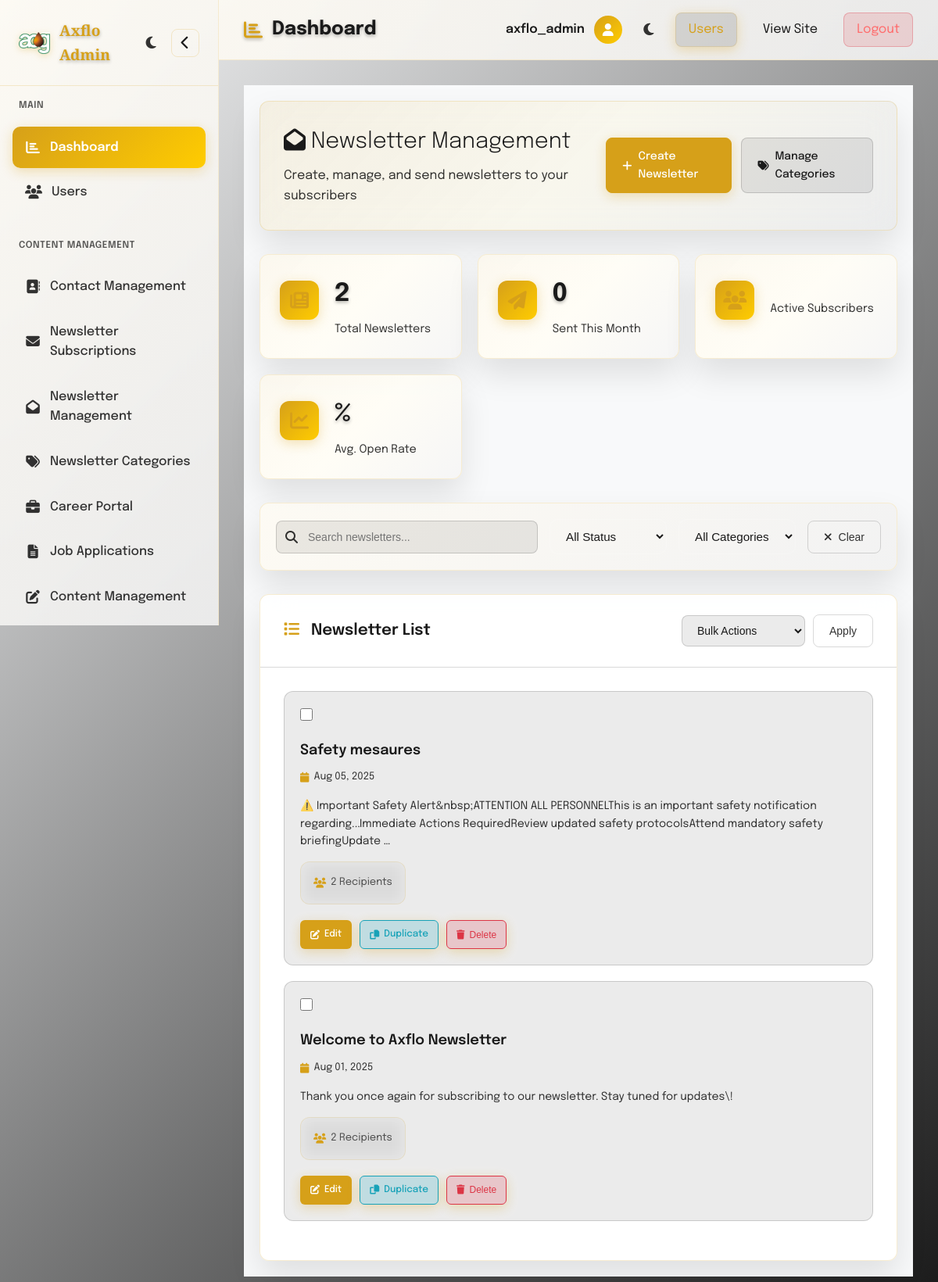
The app's page /admin-newsletters/ (signed in) with its own data.
### axflo_app/models.py (models this page shows, shortened)
class Newsletter(models.Model):
    title = models.CharField(max_length=200)
    content = models.TextField()
    html_content = models.TextField(blank=True)
    send_date = models.DateTimeField(blank=True, null=True)
    recipient_count = models.IntegerField(default=0)
    categories = models.ManyToManyField(SubscriptionCategory, blank=True)
    created_date = models.DateTimeField(auto_now_add=True)
    sent = models.BooleanField(default=False)
    class Meta:
        ordering = ['-created_date']

### axflo_app/views.py (the view)
# urls.py: path('admin-newsletters/', views.admin_newsletters, name='admin_newsletters'),
def admin_newsletters(request):
    from django.http import HttpResponseRedirect
    from django.core.paginator import Paginator
    from django.db.models import Q
    if not request.user.is_authenticated:
        return HttpResponseRedirect('/admin-login/')
    if not (request.user.is_staff or request.user.is_superuser):
        return HttpResponseRedirect('/admin-login/')
    status_filter = request.GET.get('status', 'all')
    search_query = request.GET.get('search', '')
    newsletters = Newsletter.objects.all()
    if status_filter == 'sent':
        newsletters = newsletters.filter(sent=True)
    elif status_filter == 'draft':
        newsletters = newsletters.filter(sent=False)
    if search_query:
        newsletters = newsletters.filter(
            Q(title__icontains=search_query) |
            Q(content__icontains=search_query)
        )
    newsletters = newsletters.order_by('-created_date')
    paginator = Paginator(newsletters, 15)
    page_number = request.GET.get('page')
    page_obj = paginator.get_page(page_number)
    context = {
        'newsletters': page_obj,
        'status_filter': status_filter,
        'search_query': search_query,
        'total_newsletters': Newsletter.objects.count(),
        'sent_newsletters': Newsletter.objects.filter(sent=True).count(),
        'draft_newsletters': Newsletter.objects.filter(sent=False).count(),
    }
    return render(request, 'axflo_app/admin/newsletters.html', context)

### axflo_app/templates/axflo_app/admin/newsletters.html (shortened to what this page needs)
{% extends 'axflo_app/admin/admin_base.html' %}
{% load static %}
{% block extra_css %}
    <link rel="stylesheet" href="{% static 'axflo_app/css/admin_newsletter.css' %}">
{% endblock %}
{% block content %}
    <div class="newsletter-management-container">
        <div class="newsletter-header">
            <div class="header-content">
                <div class="header-text">
                    <h1><i class="fas fa-envelope-open"></i> Newsletter Management</h1>
                    <p>Create, manage, and send newsletters to your subscribers</p>
                </div>
                <div class="header-actions">
                    <a href="/admin-newsletter-create/" class="btn btn-primary">
                        <i class="fas fa-plus"></i> Create Newsletter
                    </a>
                    <a href="/admin-newsletter-categories/" class="btn btn-secondary">
                        <i class="fas fa-tags"></i> Manage Categories
                    </a>
                </div>
            </div>
        </div>
        <div class="stats-grid">
            <div class="stat-card">
                <div class="stat-icon">
                    <i class="fas fa-newspaper"></i>
                </div>
                <div class="stat-content">
                    <div class="stat-number">{{ total_newsletters }}</div>
                    <div class="stat-label">Total Newsletters</div>
                </div>
            </div>
            <div class="stat-card">
                <div class="stat-icon">
                    <i class="fas fa-paper-plane"></i>
                </div>
                <div class="stat-content">
                    <div class="stat-number">{{ sent_newsletters }}</div>
                    <div class="stat-label">Sent This Month</div>
                </div>
            </div>
            <div class="stat-card">
                <div class="stat-icon">
                    <i class="fas fa-users"></i>
                </div>
                <div class="stat-content">
                    <div class="stat-label">Active Subscribers</div>
                </div>
            </div>
            <div class="stat-card">
                <div class="stat-icon">
                    <i class="fas fa-chart-line"></i>
                </div>
                <div class="stat-content">
                    <div class="stat-number">{{ avg_open_rate }}%</div>
                    <div class="stat-label">Avg. Open Rate</div>
                </div>
            </div>
        </div>
        <div class="filters-section">
            <div class="search-filters">
                <div class="search-box">
                    <i class="fas fa-search"></i>
                    <input type="text" placeholder="Search newsletters..." id="searchInput">
                </div>
                <div class="filter-group">
                    <select id="statusFilter" class="filter-select">
                        <option value="">All Status</option>
                    </select>
                </div>
                <div class="filter-group">
                    <select id="categoryFilter" class="filter-select">
                        <option value="">All Categories</option>
                    </select>
                </div>
                <button class="btn btn-outline" id="clearFilters">
                    <i class="fas fa-times"></i> Clear
                </button>
            </div>
        </div>
        <div class="newsletters-section">
            <div class="section-header">
                <h2><i class="fas fa-list"></i> Newsletter List</h2>
                <div class="bulk-actions">
                    <select id="bulkAction" class="filter-select">
                        <option value="">Bulk Actions</option>
                    </select>
                    <button class="btn btn-outline" id="applyBulk">Apply</button>
                </div>
            </div>
            <div class="newsletters-grid">
                {% for newsletter in newsletters %}
                    <div class="newsletter-card" data-status="{{ newsletter.status }}" data-category="{{ newsletter.category.id|default:'' }}">
                        <div class="newsletter-header-card">
                            <div class="newsletter-checkbox">
                                <input type="checkbox" class="newsletter-select" value="{{ newsletter.id }}">
                            </div>
                            <div class="newsletter-status status-{{ newsletter.status }}">
                            </div>
                        </div>
                        <div class="newsletter-content">
                            <h3 class="newsletter-title">{{ newsletter.title }}</h3>
                            <div class="newsletter-meta">
                                <div class="meta-item">
                                    <i class="fas fa-calendar"></i>
                                    <span>{{ newsletter.created_date|date:"M d, Y" }}</span>
                                </div>
                            </div>
                            <div class="newsletter-excerpt">
                                {{ newsletter.content|truncatewords:20|striptags }}
                            </div>
                            <div class="newsletter-stats">
                                <div class="stat-item">
                                    <i class="fas fa-users"></i>
                                    <span>{{ newsletter.recipient_count }} Recipients</span>
                                </div>
                            </div>
                        </div>
                        <div class="newsletter-actions">
                            {% if not newsletter.sent %}
                                <a href="/admin-newsletter-edit/{{ newsletter.id }}/" class="action-btn btn-edit">
                                    <i class="fas fa-edit"></i> Edit
                                </a>
                            {% else %}
                                <a href="/admin-newsletter-view/{{ newsletter.id }}/" class="action-btn btn-view">
                                    <i class="fas fa-eye"></i> View
                                </a>
                            {% endif %}
                            <a href="/admin-newsletter-duplicate/{{ newsletter.id }}/" class="action-btn btn-duplicate">
                                <i class="fas fa-copy"></i> Duplicate
                            </a>
                            <button class="action-btn btn-delete" data-newsletter="{{ newsletter.id }}">
                                <i class="fas fa-trash"></i> Delete
                            </button>
                        </div>
                    </div>
                {% endfor %}
            </div>
        </div>
    </div>
{% endblock %}

### axflo_app/templates/axflo_app/admin/components/admin_header.html (shortened to what this page needs)
<header class="main-header">
    <div class="header-left">
        <h1 class="page-title">
            <i class="fas {{ page_icon|default:'fa-chart-bar' }} page-icon"></i>
            {{ page_title|default:'Dashboard' }}
        </h1>
    </div>
    <div class="header-right">
        <div class="user-info">
            <span class="user-name">{{ request.user.username|default:'Admin' }}</span>
            <div class="user-avatar">
                <i class="fas fa-user"></i>
            </div>
        </div>
        <button class="theme-toggle" id="themeToggle2">
            <i class="fas fa-moon"></i>
        </button>
        <nav class="admin-nav">
            <a href="/admin-users/" class="current">Users</a>
            <a href="/" target="_blank">View Site</a>
            <a href="/admin-logout/" class="logout-btn">Logout</a>
        </nav>
    </div>
</header>

### axflo_app/static/axflo_app/css/base.css (style rules this page uses)
:root { --primary-gold: #d6a019; --primary-gold-light: #ffcc00; --bg-dark: #0a0a0a; --bg-light: #fafafa; --bg-glass: rgba(255, 255, 255, 0.08); --bg-glass-hover: rgba(255, 255, 255, 0.12); --text-primary: #1a1a1a; --text-secondary: rgba(26, 26, 26, 0.7); --text-tertiary: rgba(26, 26, 26, 0.5); --text-dark: #000000; --text-white: #ffffff; --text-light-alpha: rgba(255, 255, 255, 0.9); --text-light-secondary: rgba(255, 255, 255, 0.7); --border-glass: rgba(214, 160, 25, 0.3); --shadow-primary: 0 20px 40px rgba(0, 0, 0, 0.1); --shadow-hover: 0 25px 50px rgba(0, 0, 0, 0.4); --blur-amount: 20px; --transition: all 0.6s cubic-bezier(0.25, 0.46, 0.45, 0.94); --transition-smooth: all 0.4s cubic-bezier(0.25, 0.46, 0.45, 0.94); --transition-bounce: all 0.6s cubic-bezier(0.68, -0.55, 0.265, 1.55); --background: rgb(214, 160, 25); --hover-color: #ffcc00; --primary-gradient: rgba(0, 0, 0, 0.8); --secondary-gradient: rgba(0, 0, 0, 1); --shadow-color: rgba(0, 0, 0, 0.3); --overlay-color: rgba(0, 0, 0, 0.5); --accent-glow: rgba(214, 160, 25, 0.3); --glass-border: rgba(214, 160, 25, 0.2); --news-section-bg: #141414; --card-bg: rgba(20, 20, 20, 0.6); --card-border: rgba(214, 160, 25, 0.15); --gradient-overlay: linear-gradient(135deg, rgba(214, 160, 25, 0.1) 0%, rgba(0, 0, 0, 0.3) 100%); --gradient-mesh: linear-gradient(135deg, rgba(214, 160, 25, 0.15) 0%, rgba(255, 204, 0, 0.08) 50%, rgba(0, 0, 0, 0.3) 100%); --footer-bg: rgb(214, 160, 25); --footer-text: #000; --footer-link-hover: rgb(214, 160, 25); --footer-border: #fff; }
* { margin: 0; padding: 0; box-sizing: border-box; }
body { font-family: 'Epilogue', sans-serif; line-height: 1.6; color: var(--text-primary); background: var(--bg-light); overflow-x: hidden; }
.stat-item { text-align: center; padding: 1rem; background: rgba(255, 255, 255, 0.05); border-radius: 12px; backdrop-filter: blur(10px); border: 1px solid rgba(214, 160, 25, 0.15); transition: var(--transition-smooth); }
.stat-number { font-size: 1.5rem; font-weight: 700; color: var(--text-primary); display: block; }
.stat-label { font-size: 0.875rem; color: rgba(255, 255, 255, 0.8); margin-top: 0.25rem; }

### records on screen
Newsletter: title "Safety mesaures", created_date "Aug 05, 2025", content "⚠️ Important Safety Alert&nbsp;ATTENTION ALL PERSONNELThis is an important safety notification regarding...Immediate Actions RequiredReview updated safety protocolsAttend mandatory safety briefingUpdate …", recipient_count "2"
Newsletter: title "Welcome to Axflo Newsletter", created_date "Aug 01, 2025", content "Thank you once again for subscribing to our newsletter. Stay tuned for updates\\!", recipient_count "2"

### other values on screen
{{ page_title|default:'Dashboard' }} "Dashboard"
{{ request.user.username|default:'Admin' }} "axflo_admin"
{{ total_newsletters }} "2"
{{ sent_newsletters }} "0"
